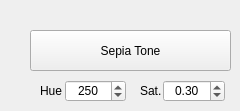
       <widget class="QWidget" name="tab_2">
        <attribute name="title">
         <string>1 </string>
        </attribute>
        <widget class="QLabel" name="label_5">
         <property name="geometry">
          <rect>
           <x>40</x>
           <y>83</y>
           <width>31</width>
           <height>16</height>
          </rect>
         </property>
         <property name="text">
          <string>Hue</string>
         </property>
        </widget>
        <widget class="QSpinBox" name="spinHue">
         <property name="geometry">
          <rect>
           <x>65</x>
           <y>80</y>
           <width>61</width>
           <height>22</height>
          </rect>
         </property>
         <property name="alignment">
          <set>Qt::AlignCenter</set>
         </property>
         <property name="maximum">
          <number>360</number>
         </property>
         <property name="singleStep">
          <number>20</number>
         </property>
         <property name="value">
          <number>250</number>
         </property>
        </widget>
        <widget class="QLabel" name="label_6">
         <property name="geometry">
          <rect>
           <x>140</x>
           <y>83</y>
           <width>31</width>
           <height>16</height>
          </rect>
         </property>
         <property name="text">
          <string>Sat.</string>
         </property>
        </widget>
        <widget class="QDoubleSpinBox" name="spinSaturation">
         <property name="geometry">
          <rect>
           <x>163</x>
           <y>80</y>
           <width>62</width>
           <height>22</height>
          </rect>
         </property>
         <property name="alignment">
          <set>Qt::AlignCenter</set>
         </property>
         <property name="maximum">
          <double>1.000000000000000</double>
         </property>
         <property name="singleStep">
          <double>0.100000000000000</double>
         </property>
         <property name="value">
          <double>0.300000000000000</double>
         </property>
        </widget>
        <widget class="QPushButton" name="buttonSepiaTone">
         <property name="geometry">
          <rect>
           <x>30</x>
           <y>30</y>
           <width>201</width>
           <height>41</height>
          </rect>
         </property>
         <property name="autoFillBackground">
          <bool>false</bool>
         </property>
         <property name="text">
          <string>Sepia Tone</string>
         </property>
         <property name="iconSize">
          <size>
           <width>41</width>
           <height>41</height>
          </size>
         </property>
         <property name="checkable">
          <bool>false</bool>
         </property>
         <property name="autoRepeat">
          <bool>false</bool>
         </property>
         <property name="autoExclusive">
          <bool>false</bool>
         </property>
         <property name="autoDefault">
          <bool>true</bool>
         </property>
         <property name="flat">
          <bool>false</bool>
         </property>
        </widget>
       </widget>
